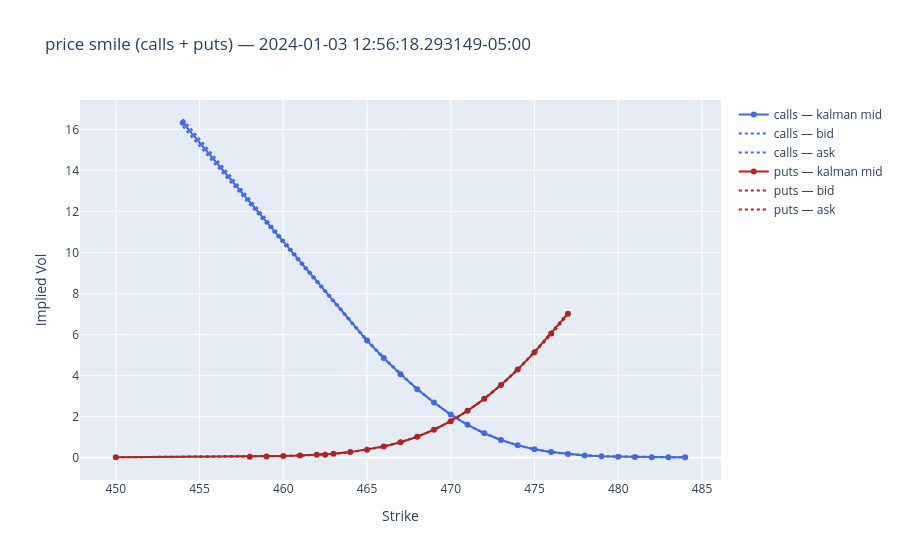

The notebook cell this image was saved under:
### Code cell
df_filtered_price = df_price_surface_wide.filter(
    pl.all_horizontal(pl.all().is_not_null()) & pl.all_horizontal(cs.float().is_not_nan())
)
df_price_surface_long = df_quote_result

strikes_all = sorted(df_price_surface_long["strike"].unique().to_list())
strikes_C = sorted(df_price_surface_long.filter(pl.col("is_call"))["strike"].unique().to_list())
strikes_P = sorted(df_price_surface_long.filter(~pl.col("is_call"))["strike"].unique().to_list())

_, expiry, _ = _u.parse_option_ticker(
    df_tickers.filter(pl.col("ticker").str.contains("C"))["ticker"][0]
)

row_idx = df_filtered_price.shape[0] // 2  # ← change this (0 to df_filtered.shape[0]-1)
snapshot_ts = df_filtered_price["ts_ns"][row_idx]
row = df_price_surface_wide.filter(pl.col("ts_ns") <= snapshot_ts).tail(1)

fig = go.Figure()

fig.add_trace(
    go.Scatter(
        x=strikes_C,
        y=[row[f"observed_price_{int(k)}_C"][0] for k in strikes_C],
        mode="lines+markers",
        name="calls — kalman mid",
        line=dict(color="royalblue"),
    )
)
fig.add_trace(
    go.Scatter(
        x=strikes_C,
        y=[row[f"bid_price_{int(k)}_C"][0] for k in strikes_C],
        mode="lines",
        name="calls — bid",
        line=dict(color="royalblue", dash="dot"),
    )
)
fig.add_trace(
    go.Scatter(
        x=strikes_C,
        y=[row[f"ask_price_{int(k)}_C"][0] for k in strikes_C],
        mode="lines",
        name="calls — ask",
        line=dict(color="royalblue", dash="dot"),
    )
)

fig.add_trace(
    go.Scatter(
        x=strikes_P,
        y=[row[f"observed_price_{int(k)}_P"][0] for k in strikes_P],
        mode="lines+markers",
        name="puts — kalman mid",
        line=dict(color="firebrick"),
    )
)
fig.add_trace(
    go.Scatter(
        x=strikes_P,
        y=[row[f"bid_price_{int(k)}_P"][0] for k in strikes_P],
        mode="lines",
        name="puts — bid",
        line=dict(color="firebrick", dash="dot"),
    )
)
fig.add_trace(
    go.Scatter(
        x=strikes_P,
        y=[row[f"ask_price_{int(k)}_P"][0] for k in strikes_P],
        mode="lines",
        name="puts — ask",
        line=dict(color="firebrick", dash="dot"),
    )
)

fig.update_layout(
    title=f"price smile (calls + puts) — {snapshot_ts}",
    xaxis_title="Strike",
    yaxis_title="Implied Vol",
)
fig.show()

### Figure 1 — Plotly figure (JSON) as saved in the notebook; plotly's stock layout.template omitted (floating-point values rounded to 4 significant figures)
{"data": [{"line": {"color": "royalblue"}, "mode": "lines+markers", "name": "calls — kalman mid", "type": "scatter", "x": [454, 465, 466, 467, 468, 469, 470, 471, 472, 473, 474, 475, 476, 477, 478, 479, 480, 481, 482, 483, 484], "y": [16.33, 5.71, 4.865, 4.075, 3.34, 2.695, 2.105, 1.605, 1.195, 0.865, 0.6052, 0.415, 0.275, 0.1851, 0.1155, 0.07521, 0.05501, 0.0351, 0.02539, 0.025, 0.025]}, {"line": {"color": "royalblue", "dash": "dot"}, "mode": "lines", "name": "calls — bid", "type": "scatter", "x": [454, 465, 466, 467, 468, 469, 470, 471, 472, 473, 474, 475, 476, 477, 478, 479, 480, 481, 482, 483, 484], "y": [16.15, 5.67, 4.83, 4.05, 3.33, 2.69, 2.1, 1.6, 1.19, 0.86, 0.6, 0.41, 0.27, 0.18, 0.11, 0.07, 0.05, 0.03, 0.02, 0.02, 0.02]}, {"line": {"color": "royalblue", "dash": "dot"}, "mode": "lines", "name": "calls — ask", "type": "scatter", "x": [454, 465, 466, 467, 468, 469, 470, 471, 472, 473, 474, 475, 476, 477, 478, 479, 480, 481, 482, 483, 484], "y": [16.5, 5.75, 4.9, 4.1, 3.35, 2.7, 2.11, 1.61, 1.2, 0.87, 0.61, 0.42, 0.28, 0.19, 0.12, 0.08, 0.06, 0.04, 0.03, 0.03, 0.03]}, {"line": {"color": "firebrick"}, "mode": "lines+markers", "name": "puts — kalman mid", "type": "scatter", "x": [450, 458, 459, 460, 461, 462, 462.5, 463, 464, 465, 466, 467, 468, 469, 470, 471, 472, 473, 474, 475, 476, 477], "y": [0.02504, 0.05503, 0.06501, 0.0853, 0.105, 0.145, 0.145, 0.195, 0.275, 0.395, 0.545, 0.755, 1.025, 1.365, 1.785, 2.285, 2.87, 3.545, 4.3, 5.145, 6.055, 7.02]}, {"line": {"color": "firebrick", "dash": "dot"}, "mode": "lines", "name": "puts — bid", "type": "scatter", "x": [450, 458, 459, 460, 461, 462, 462.5, 463, 464, 465, 466, 467, 468, 469, 470, 471, 472, 473, 474, 475, 476, 477], "y": [0.02, 0.05, 0.06, 0.08, 0.1, 0.14, 0.14, 0.19, 0.27, 0.39, 0.54, 0.75, 1.02, 1.36, 1.78, 2.28, 2.86, 3.53, 4.28, 5.12, 6, 6.96]}, {"line": {"color": "firebrick", "dash": "dot"}, "mode": "lines", "name": "puts — ask", "type": "scatter", "x": [450, 458, 459, 460, 461, 462, 462.5, 463, 464, 465, 466, 467, 468, 469, 470, 471, 472, 473, 474, 475, 476, 477], "y": [0.03, 0.06, 0.07, 0.09, 0.11, 0.15, 0.15, 0.2, 0.28, 0.4, 0.55, 0.76, 1.03, 1.37, 1.79, 2.29, 2.88, 3.56, 4.32, 5.17, 6.11, 7.08]}], "layout": {"title": {"text": "price smile (calls + puts) — 2024-01-03 12:56:18.293149-05:00"}, "xaxis": {"title": {"text": "Strike"}}, "yaxis": {"title": {"text": "Implied Vol"}}}}
